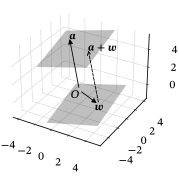

Recreate this plot in Python.
from pathlib import PurePath

import matplotlib.pyplot as plt
import numpy as np
from vector import Vector3D

plt.style.use("sigproc")

fig, ax = plt.subplots(subplot_kw={"projection": "3d"})
ax.set(zlim3d=(-1.5, 5.5))

for axis in (ax.xaxis, ax.yaxis, ax.zaxis):
    axis.set(pane_color=(0.0, 0.0, 0.0, 0.0))

xx, yy = np.mgrid[-1:5:2j, -5:1:2j]
uu, vv = np.mgrid[-4:2:2j, -2:4:2j]
zz = 0.25 * (xx + yy)
ww = 4 + 0.25 * (uu + vv)
ax.plot_surface(xx, yy, zz, alpha=0.25)
ax.plot_surface(uu, vv, ww, alpha=0.25)

a = np.array([-3, 3, 4])
w = np.array([4, -3, 1])

ax.add_artist(Vector3D([0, 0, 0], a))
ax.add_artist(Vector3D([0, 0, 0], w))
ax.add_artist(Vector3D(w, a + w, ls="dashed", arrowstyle="->"))

ax.text(0, 0, 0, r"$O$", ha="right", va="top")
ax.text(*a, r"$\vect{a}$", ha="left", va="center")
ax.text(*w, r"$\vect{w}$", ha="center", va="top")
ax.text(*(a + w), r"$\vect{a}\mathrlap{{}+\vect{w}}$", ha="left", va="center")

fig.savefig(str(PurePath(__file__).parent / (PurePath(__file__).stem + ".pdf")))
